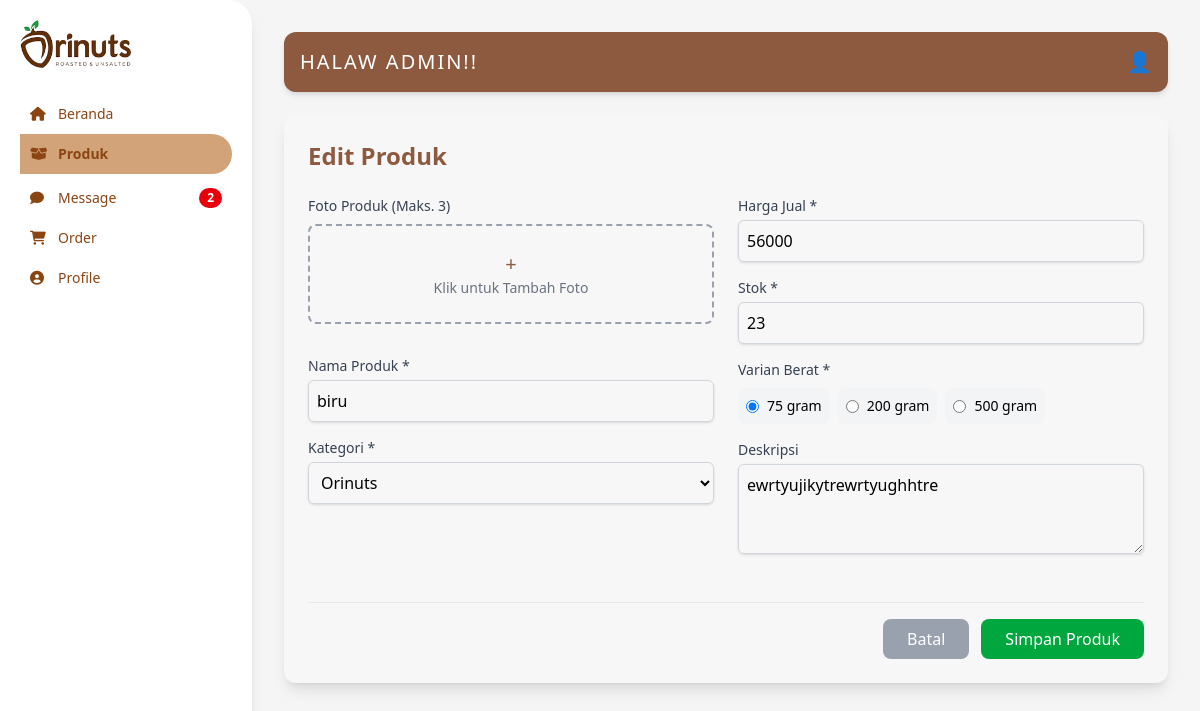
Page /admin_product.php?edit=15 (signed in) on the committed database.
### tables this page shows
CREATE TABLE `products` (
  `id` int(11) NOT NULL,
  `produk_kode` varchar(255) NOT NULL,
  `nama_produk` varchar(255) NOT NULL,
  `harga` decimal(10,0) NOT NULL,
  `varian` int(11) NOT NULL,
  `kategori` varchar(255) NOT NULL,
  `deskripsi` varchar(255) NOT NULL,
  `stok` varchar(255) NOT NULL,
  `terjual` int(11) NOT NULL DEFAULT 0,
  `avg_rating` decimal(3,2) DEFAULT 0.00,
  `image1` longblob NOT NULL,
  `image2` longblob DEFAULT NULL,
  `image3` longblob DEFAULT NULL
);

### admin_product.php (the view, shortened to what this page needs)
<?php
$pdo = require 'koneksi.php';
$editProduct = null;
if (isset($_GET['edit'])) {
  $sql = "SELECT * FROM products WHERE id = :id";
  $query = $pdo->prepare($sql);
  $query->execute(['id' => $_GET['edit']]);
  $editProduct = $query->fetch(PDO::FETCH_ASSOC);
}
?>
<!DOCTYPE html>
<html lang="id">
<head>
  <link rel="stylesheet" href="src/outputail.css" />
  <link rel="stylesheet" href="https://cdnjs.cloudflare.com/ajax/libs/font-awesome/6.0.0-beta3/css/all.min.css" />
</head>
<body class="bg-[#F5F5F5] flex min-h-screen">
  <aside class="bg-white p-5 text-[#8B4513] overflow-y-auto shadow-lg rounded-r-3xl min-h-screen flex-shrink-0 w-63">
    <div class="logo mb-6">
      <img src="content/logo.png" alt="Logo Orinuts" class="w-28" />
    </div>
    <nav>
      <ul class="space-y-1 text-sm">
        <a href="admin_dashboard.php">
          <li class="nav-item p-2.5 flex items-center gap-3 cursor-pointer hover:bg-[#E0BBA1]/20 rounded-r-3xl transition">
            <i class="fas fa-home w-4"></i> Beranda
          </li>
        </a>
        <li class="nav-item font-bold p-2.5 flex items-center gap-3 cursor-pointer text-[#8B4513] bg-[#D2A278] rounded-r-3xl">
          <i class="fas fa-box-open w-4"></i> Produk
        </li>
        <a href="admin_message.php">
          <li class="nav-item p-2.5 flex items-center gap-3 cursor-pointer hover:bg-[#E0BBA1]/20 rounded-r-3xl transition">
            <i class="fas fa-comment w-4"></i> Message
            <span class="ml-auto bg-red-600 text-white text-xs font-semibold px-2 py-0.5 rounded-full">2</span>
          </li>
        </a>
        <a href="admin_order.php">
          <li class="nav-item p-2.5 flex items-center gap-3 cursor-pointer hover:bg-[#E0BBA1]/20 rounded-r-3xl transition">
            <i class="fas fa-shopping-cart w-4"></i> Order
          </li>
        </a>
        <a href="admin_profile.php">
          <li class="nav-item p-2.5 flex items-center gap-3 cursor-pointer hover:bg-[#E0BBA1]/20 rounded-r-3xl transition">
            <i class="fas fa-user-circle w-4"></i> Profile
          </li>
        </a>
      </ul>
    </nav>
  </aside>
  <main class="flex-1 p-8">
    <header class="flex justify-between items-center mb-6 p-4 bg-[#8D5A40] rounded-xl shadow-md text-white">
      <h1 class="text-xl font-light tracking-widest">HALAW ADMIN!!</h1>
      <div class="flex items-center">
        <span class="text-white text-xl ml-4">👤</span>
      </div>
    </header>
    <?php if (isset($_GET['tambah']) || isset($_GET['edit'])): ?>
      <div class="bg-[#F7F7F7] p-6 rounded-xl shadow-lg max-w-4xl">
        <h2 class="text-2xl font-bold text-[#8D5A40] mb-6">
          <?php echo isset($_GET['edit']) ? 'Edit Produk' : 'Tambah Produk Baru'; ?>
        </h2>
        <form id="formProduk" action="" method="post" enctype="multipart/form-data">
          <div class="grid grid-cols-1 md:grid-cols-2 gap-6">
            <div>
              <div class="mb-4">
                <label class="block text-sm font-medium text-gray-700 mb-2">Foto Produk (Maks. 3)</label>
                <div id="foto-uploader" class="border-2 border-dashed border-gray-400 p-6 text-center rounded-lg cursor-pointer hover:border-[#8D5A40] transition duration-150">
                  <span class="text-[#8D5A40] text-xl">+</span>
                  <p class="text-sm text-gray-500">Klik untuk Tambah Foto</p>
                </div>
              </div>
              <div class="mb-4">
                <label for="nama_produk" class="block text-sm font-medium text-gray-700">Nama Produk *</label>
                <input type="text" id="nama_produk" name="nama_produk" value="<?php echo $editProduct ? htmlspecialchars($editProduct['nama_produk']) : ''; ?>" class="mt-1 block w-full border border-gray-300 rounded-md shadow-sm p-2 focus:border-[#8D5A40] focus-ring-primary-custom" />
              </div>
              <div class="mb-4">
                <label for="kategori" class="block text-sm font-medium text-gray-700">Kategori *</label>
                <select id="kategori" name="kategori" class="mt-1 block w-full border border-gray-300 rounded-md shadow-sm p-2 focus:border-[#8D5A40] focus-ring-primary-custom">
                  <option value="Orinuts" <?php echo ($editProduct && $editProduct['kategori'] == 'Orinuts') ? 'selected' : ''; ?>>Orinuts</option>
                </select>
              </div>
            </div>
            <div>
              <div class="mb-4">
                <label for="harga_jual" class="block text-sm font-medium text-gray-700">Harga Jual *</label>
                <input type="number" id="harga_jual" name="harga_jual" value="<?php echo $editProduct ? $editProduct['harga'] : ''; ?>" class="mt-1 block w-full border border-gray-300 rounded-md shadow-sm p-2 focus:border-[#8D5A40] focus-ring-primary-custom" />
              </div>
              <div class="mb-4">
                <label for="stok" class="block text-sm font-medium text-gray-700">Stok *</label>
                <input type="number" id="stok" name="stok" value="<?php echo $editProduct ? $editProduct['stok'] : ''; ?>" class="mt-1 block w-full border border-gray-300 rounded-md shadow-sm p-2 focus:border-[#8D5A40] focus-ring-primary-custom" />
              </div>
              <div class="mb-4">
                <label class="block text-sm font-medium text-gray-700 mb-2">Varian Berat *</label>
                <div class="flex flex-wrap gap-2">
                  <label class="flex items-center space-x-2 bg-gray-100 p-2 rounded-lg cursor-pointer hover:bg-gray-200 transition">
                    <input type="radio" name="berat" value="75" <?php echo ($editProduct && $editProduct['varian'] == 75) ? 'checked' : ''; ?> class="text-[#8D5A40] focus:ring-[#8D5A40]" />
                    <span class="text-sm">75 gram</span>
                  </label>
                  <label class="flex items-center space-x-2 bg-gray-100 p-2 rounded-lg cursor-pointer hover:bg-gray-200 transition">
                    <input type="radio" name="berat" value="200" <?php echo ($editProduct && $editProduct['varian'] == 200) ? 'checked' : ''; ?> class="text-[#8D5A40] focus:ring-[#8D5A40]" />
                    <span class="text-sm">200 gram</span>
                  </label>
                  <label class="flex items-center space-x-2 bg-gray-100 p-2 rounded-lg cursor-pointer hover:bg-gray-200 transition">
                    <input type="radio" name="berat" value="500" <?php echo ($editProduct && $editProduct['varian'] == 500) ? 'checked' : ''; ?> class="text-[#8D5A40] focus:ring-[#8D5A40]" />
                    <span class="text-sm">500 gram</span>
                  </label>
                </div>
              </div>
              <div class="mb-4">
                <label for="deskripsi" class="block text-sm font-medium text-gray-700">Deskripsi</label>
                <textarea id="deskripsi" name="deskripsi" rows="3" class="mt-1 block w-full border border-gray-300 rounded-md shadow-sm p-2 focus:border-[#8D5A40] focus-ring-primary-custom"><?php echo $editProduct ? htmlspecialchars($editProduct['deskripsi']) : ''; ?></textarea>
              </div>
            </div>
          </div>
          <div class="mt-8 pt-4 border-t border-gray-200 flex justify-end">
            <a href="admin_product.php" class="bg-gray-400 text-white px-6 py-2 rounded-lg hover:bg-gray-500 transition duration-150 mr-3">
              Batal
            </a>
            <button type="submit" name="<?php echo isset($_GET['edit']) ? 'submitEdit' : 'submitProduk'; ?>" id="btnSubmit" class="bg-green-600 text-white px-6 py-2 rounded-lg hover:bg-green-700 transition duration-150 disabled:bg-gray-300 disabled:cursor-not-allowed">
              Simpan Produk
            </button>
          </div>
        </form>
      </div>
    <?php endif; ?>
  </main>
</body>
</html>

### rows in the picture
products: nama_produk "biru", kategori "Orinuts", harga_jual "56000", stok "23", varian "☑ 75 gram", varian "☐ 200 gram", varian "☐ 500 gram", deskripsi "ewrtyujikytrewrtyughhtre"
